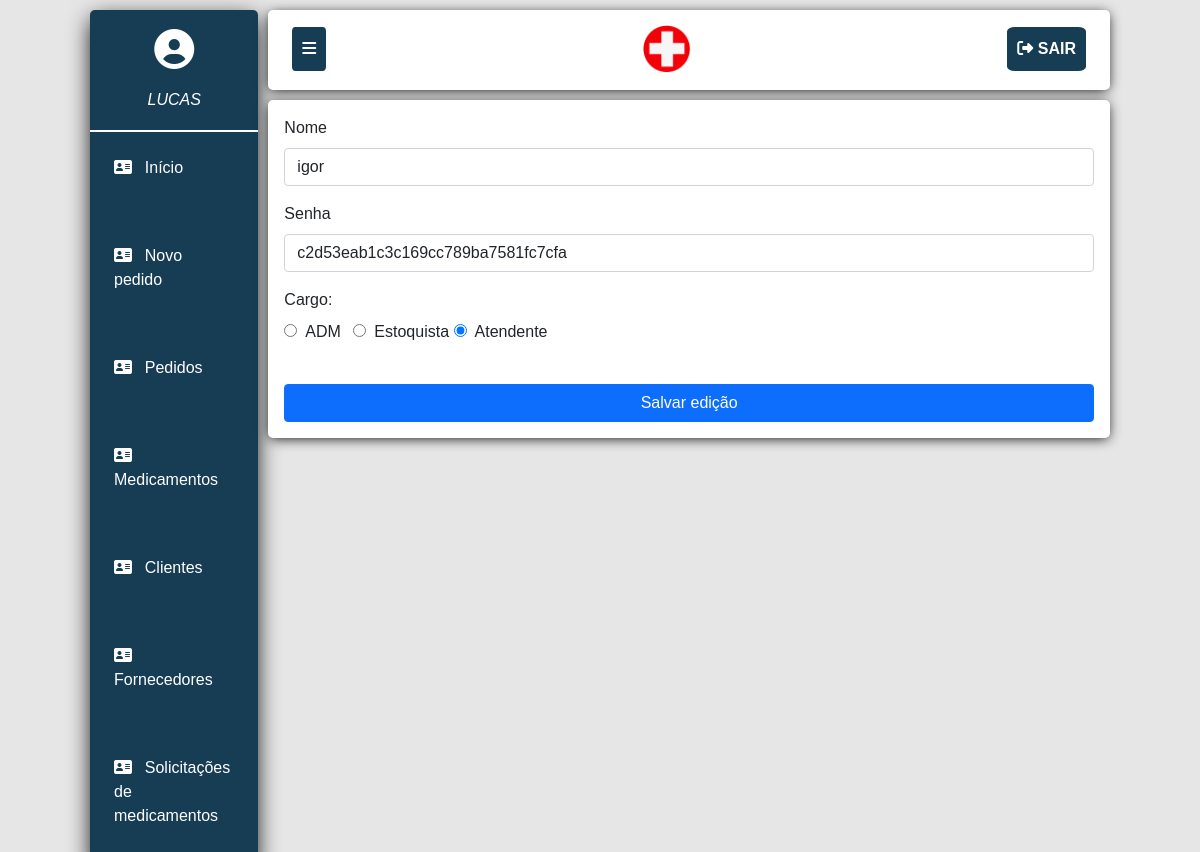
/editarFuncionario.php?ef=1 (signed in), run on the app's committed database.
### tables this page shows
CREATE TABLE `usuario` (
  `id_usuario` int(11) NOT NULL,
  `usuario` varchar(100) NOT NULL,
  `senha` varchar(100) NOT NULL,
  `acesso` varchar(100) NOT NULL,
  `status` varchar(10) NOT NULL
);

### editarFuncionario.php (the view, shortened to what this page needs)
<?php
include ('includes/dashboard.php');
if (isset($_REQUEST['ef'])) {
	$queryFuncionario = "SELECT * FROM usuario WHERE id_usuario = '".$_REQUEST['ef']."'";
	$eQueryFuncionario = mysqli_query($conexao, $queryFuncionario);
	while ($funcionario = mysqli_fetch_array($eQueryFuncionario)){
	  	$usuario = $funcionario['usuario'];
	  	$senha = $funcionario['senha'];
	  	$acesso = $funcionario['acesso']; ?>
	  		<div style="padding: 1rem;">
		  		<form method="post">
				  <div class="mb-3">
					<label for="usuario" class="form-label">Nome</label>
					<input type="text" class="form-control" name="usuarioNF" value="<?= $usuario?>">
				  </div>
				  <div class="mb-3">
					<label for="senha" class="form-label">Senha</label>
					<input type="text" class="form-control" id="senhaNF" name="senhaNF" value="<?= $senha?>">
				  </div>
				  <div class="mb-3">
					<label for="receita" class="form-label">Cargo:</label><br>
					<input type="radio" value="adm" name="acessoNF" <?php if ($acesso == "adm"){echo "checked";} ?>><label style="margin: 0 0.5rem;">ADM</label>
					<input type="radio" value="estoquista" name="acessoNF" <?php if ($acesso == "estoquista"){echo "checked";} ?>><label style="margin-left: 0.5rem;">Estoquista</label>
                    <input type="radio" value="atendente" name="acessoNF" <?php if ($acesso == "atendente"){echo "checked";} ?>><label style="margin-left: 0.5rem;">Atendente</label>
				  </div>
				  <br>
		          <button style="width: 100%;" type="submit" class="btn btn-primary">Salvar edição</button>
				</form>
			</div>
	<?php }
}
?>
<?php
include ('includes/footer.php');
?>

### css/estilo.css (style rules this page uses)
* { box-sizing: border-box; margin: 0; padding: 0; }
body { margin: 0 7.5% !important; font-family: 'Raleway', sans-serif; background-color: rgb(230,230,230); }

### data on the page
usuario: usuarioNF "igor", senhaNF "c2d53eab1c3c169cc789ba7581fc7cfa", acesso "☑"

### other printed values
$_SESSION['usuario'] "LUCAS"
